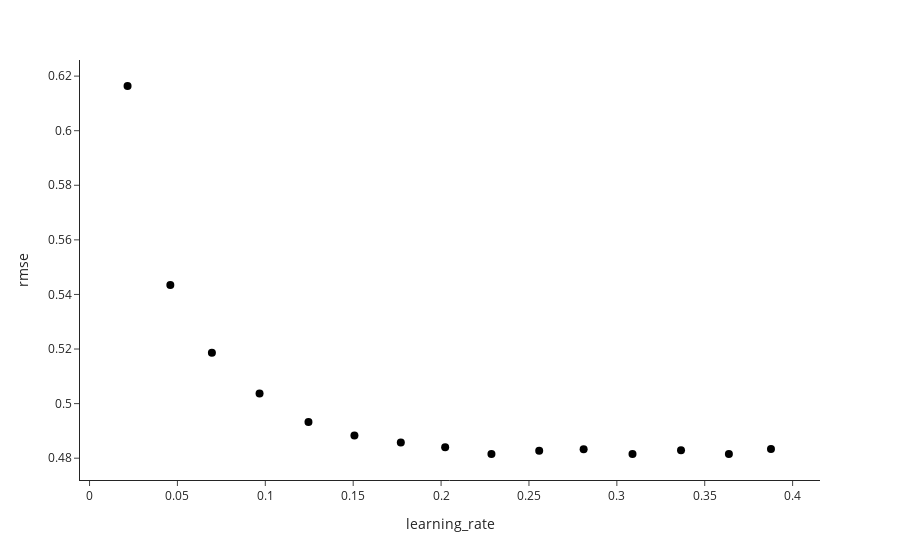

Notebook code for this chart:
### Code cell
fig_lightgbm = binscatter(
    lightgbm_df,
    x="learning_rate",
    y="rmse",
    controls=[
        "num_leaves",
        "min_child_samples",
        "feature_fraction",
        "lambda_l1",
    ],
    num_bins=15,
)
fig_lightgbm

### Figure 1 — Plotly figure (JSON) as saved in the notebook; plotly's stock layout.template omitted (floating-point values rounded to 4 significant figures)
{"data": [{"hovertemplate": "learning_rate=%{x}<br>rmse=%{y}<extra></extra>", "legendgroup": "", "marker": {"color": "black", "size": 8, "symbol": "circle"}, "mode": "markers", "name": "", "orientation": "v", "showlegend": false, "type": "scatter", "x": [0.02163, 0.04597, 0.06961, 0.09672, 0.1246, 0.1507, 0.1771, 0.2023, 0.2287, 0.2558, 0.2811, 0.3089, 0.3365, 0.3637, 0.3877], "xaxis": "x", "y": [0.6164, 0.5434, 0.5186, 0.5037, 0.4933, 0.4884, 0.4857, 0.484, 0.4816, 0.4827, 0.4833, 0.4816, 0.4829, 0.4815, 0.4834], "yaxis": "y"}], "layout": {"legend": {"tracegroupgap": 0}, "margin": {"t": 60}, "xaxis": {"anchor": "y", "domain": [0, 1], "range": [-0.005428, 0.4156], "title": {"text": "learning_rate"}}, "yaxis": {"anchor": "x", "domain": [0, 1], "title": {"text": "rmse"}}}}
